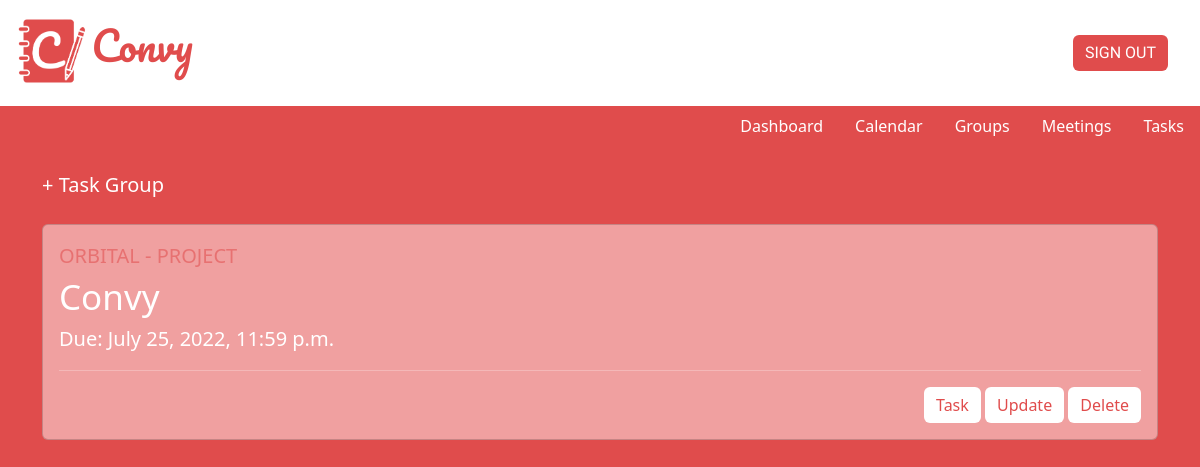
Page /task/taskgroup-list/ (signed in) on the committed database.
### task/models.py (models this page shows)
class TaskGroup(models.Model):
    user = models.ForeignKey(User, on_delete=models.CASCADE, null = True, blank=True)
    group = models.ForeignKey(Group, on_delete=models.CASCADE, default=1)
    title = models.CharField(max_length=200)
    deadline = models.DateTimeField(null = True, blank = True)
    def __str__(self):
        return self.title

### group/models.py (models this page shows)
class Group(models.Model):
    CATEGORY = (
        ('PERSONAL', 'PERSONAL'),
        ('CCA', 'CCA'),
        ('MODULE', 'MODULE'),
        ('PROJECT', 'PROJECT')
    )
    category = models.CharField(max_length=10, choices=CATEGORY, default='PERS')
    title = models.CharField(max_length=63, blank=False)
    members = models.ManyToManyField(User)
    class Meta:
        ordering = ('title',)
    def __str__(self):
        return self.title + " - " + self.category

### task/views.py (the view)
# urls.py: path('taskgroup-list/', views.list_taskgroup, name="taskgroup-list"),
def list_taskgroup(request):
    taskgroup_list = TaskGroup.objects.filter(user__pk = request.user.id)
    return render(request, 'task/taskgroup_list.html', {
        'taskgroup_list': taskgroup_list,
   	})

### task/templates/task/taskgroup_list.html (shortened to what this page needs)
{% extends 'authentication/base.html' %}
{% load static %}
{% block content %}
    <link rel="stylesheet" href="{% static 'authentication/styles/base.css' %}" type="text/css">
    <a href="{% url 'task:taskgroup-add' %}" class="add" style="text-decoration: none; font-size: 20px;">&plus; Task Group</a>
    <br> <br>
    {% for taskgroup in taskgroup_list %}
    <div class="card" style="background-color: #F0A0A0">
        <div class="card-body">
            <div style="color: rgba(224, 76, 76, 0.56); font-size: 20px">
                {{ taskgroup.group | upper }}<br>
            </div>
            <div style="color: white; font-size: 35px;">
                {{ taskgroup }} <br>
            </div>
            <div style="color: white; font-size: 20px;">
                Due: {{ taskgroup.deadline }} <br>
            </div>
            <hr>
            <div align="right">
                <a href="{% url 'task:task-list' taskgroup.pk %}" class="btn btn-outline-primary">Task</a>
                <a href="{% url 'task:taskgroup-update' taskgroup.id %}" class="btn btn-outline-success">Update</a>
                <a href="{% url 'task:taskgroup-delete' taskgroup.pk %}" class="btn btn-outline-danger">Delete</a>
            </div>
        </div>
    </div>
    <br>
    {% endfor %}
{% endblock %}

### authentication/static/authentication/styles/base.css (style rules this page uses)
* { margin: 0; padding: 0; box-sizing: border-box; }
body { background-color: #e04c4c; }
.nav-link, .nav-link:hover, a { color: white; }
h1, h3, hr, p, ul, a, li, form { color: white; }
.btn { background-color: white; color: #e04c4c; border: 0px; }

### task/templates/task/taskgroup_list.html (style rules this page uses)
.add { text-decoration: none; font-size: 20px; }

### rows in the picture
TaskGroup: group "ORBITAL - PROJECT", title "Convy", deadline "July 25, 2022, 11:59 p.m."
